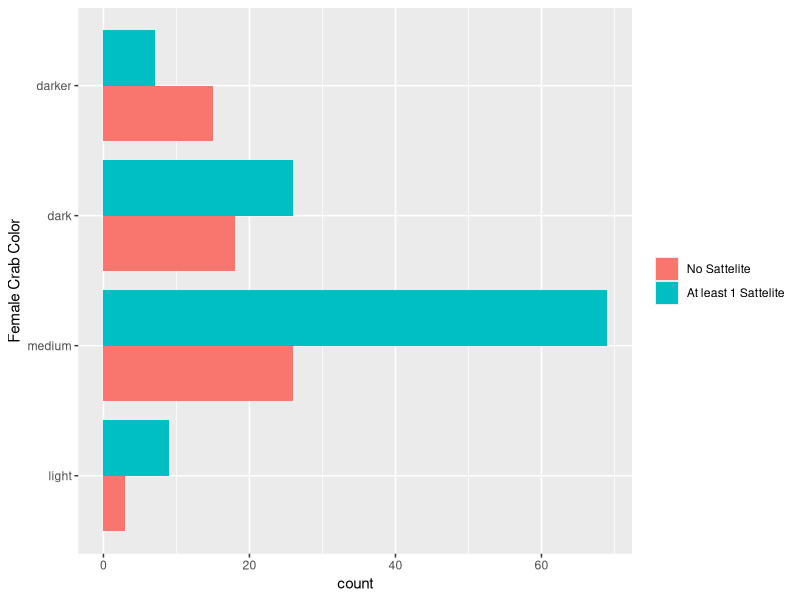
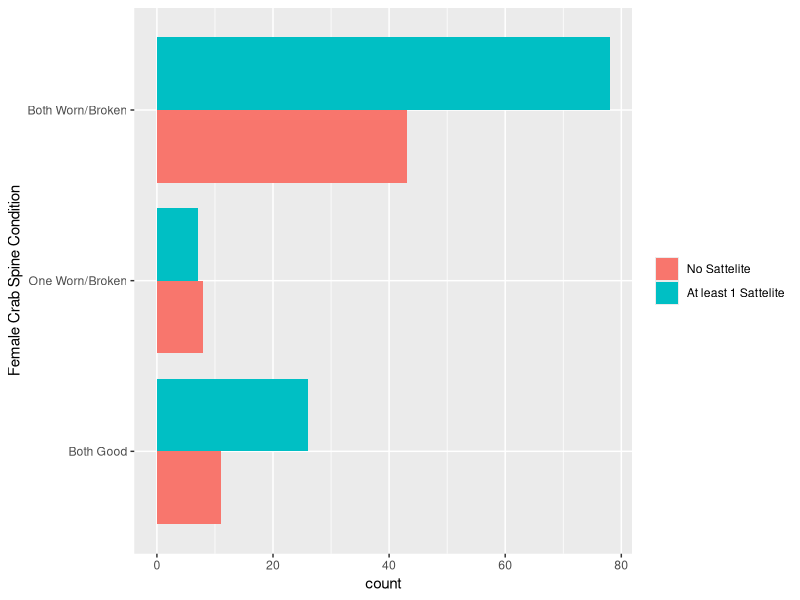
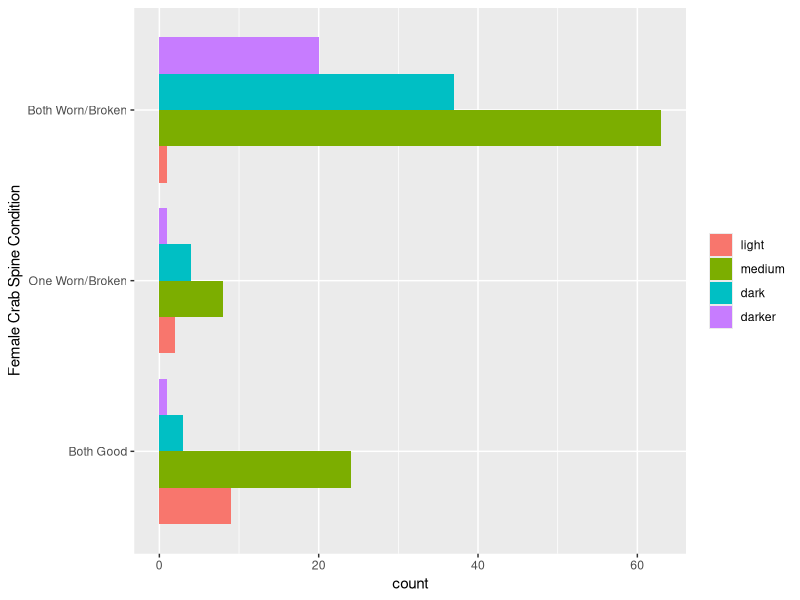
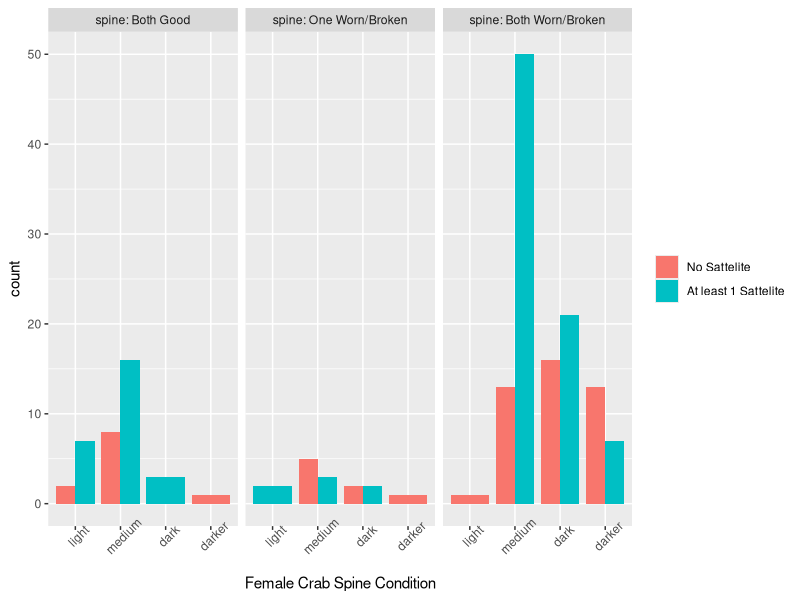
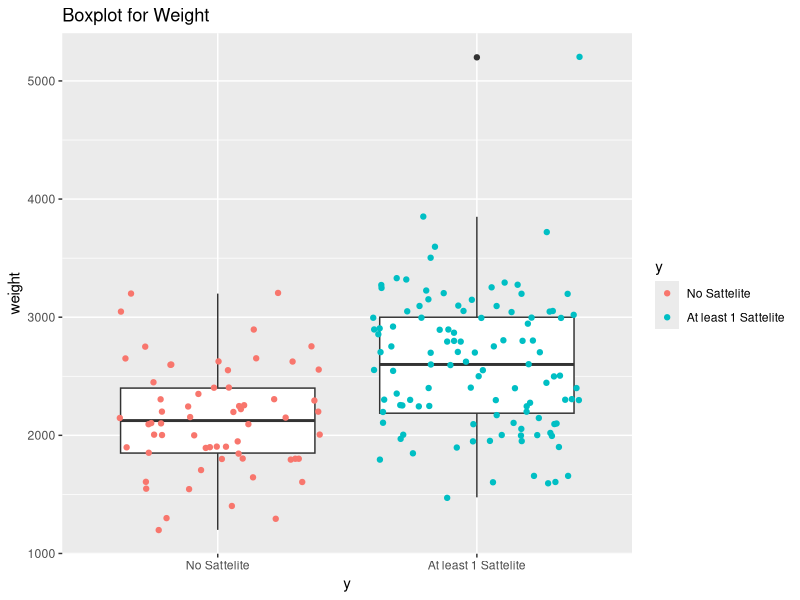
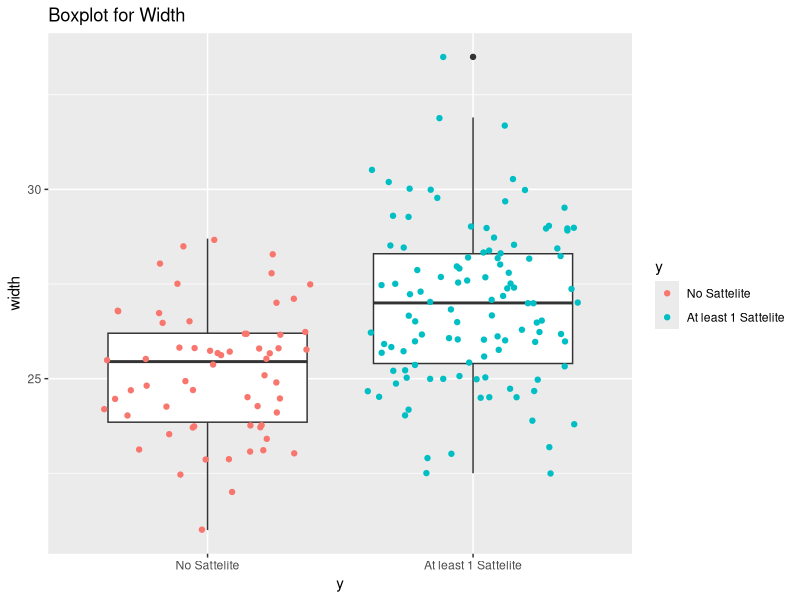
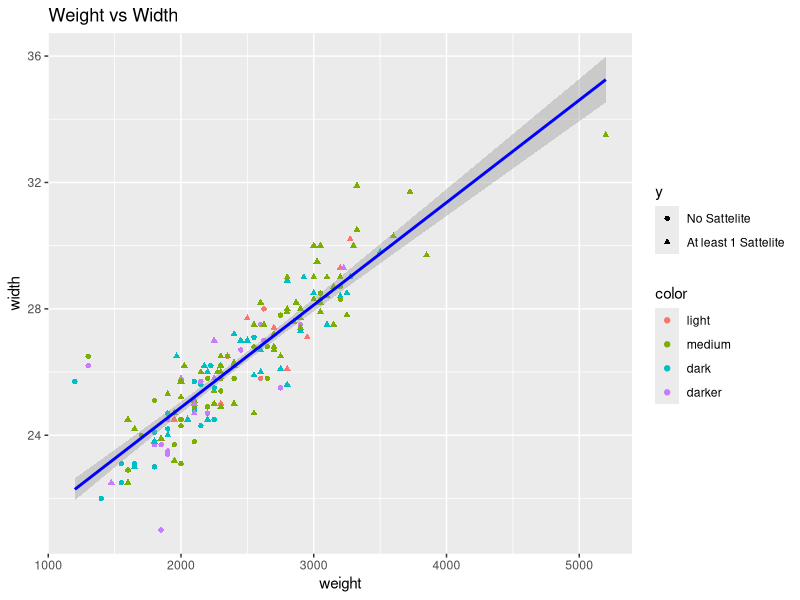

The R script that drew these images, in order:
## ---- chunk 1
knitr::opts_chunk$set(echo = TRUE)
## ---- chunk 2
# Reading in the data
library(readr)
library(dplyr)
data <- read_table("crabs.txt", col_names = TRUE) %>% 
  select(c(color, spine, width, satell, weight, y))

data
## ---- chunk 3
# convert columns to factors
factor_cols <- c("color", "spine", "y")
data[factor_cols] <- lapply(data[factor_cols], factor)

levels(data$color) <- c("2" = "light",
                        "3" = "medium",
                        "4" = "dark",
                        "5" = "darker")

levels(data$spine) <- c("1" = "Both Good",
                        "2" = "One Worn/Broken",
                        "3" = "Both Worn/Broken")

levels(data$y) <- recode(data$y,
                         "0" = "At least 1 Sattelite",
                         "1" = "No Sattelite")

data
## ---- chunk 4
# two-way contintency table
table(data$y, data$spine)
## ---- chunk 5
tb <- table(data$color, data$spine, data$y)
tb
## ---- chunk 6
tb[4, ,]
## ---- chunk 7
library(ggplot2)
ggplot(data = data, aes(x = color, fill = y)) +
  geom_bar(position = position_dodge(), width = 0.85) + 
  labs(x = "Female Crab Color") +
  theme(legend.title = element_blank()) +
  coord_flip()
## ---- chunk 8
ggplot(data = data, aes(x = spine, fill = y)) +
  geom_bar(position = position_dodge(), width = 0.85) + 
  labs(x = "Female Crab Spine Condition") +
  theme(legend.title = element_blank()) +
  coord_flip()
## ---- chunk 9
ggplot(data = data, aes(x = spine, fill = color)) +
  geom_bar(position = position_dodge(), width = 0.85) + 
  labs(x = "Female Crab Spine Condition") +
  theme(legend.title = element_blank()) +
  coord_flip()
## ---- chunk 10
ggplot(data = data, aes(x = color, fill = y)) +
  geom_bar(position = position_dodge(), width = 0.85) + 
  facet_wrap(vars(spine), labeller = label_both) +
  labs(x = "Female Crab Spine Condition") +
  theme(legend.title = element_blank(), 
        axis.text.x = element_text(angle = 45))
## ---- chunk 11
data %>% 
  group_by(color, y) %>% 
  summarise(Avg = mean(weight), Sd = sd(weight), Median = median(weight), IQR = IQR(weight))
## ---- chunk 12
ggplot(data = data, aes(x = y, y = weight)) + 
  geom_boxplot() +
  geom_jitter(aes(colour = y)) + 
  labs(title = "Boxplot for Weight")
## ---- chunk 13
ggplot(data = data, aes(x = y, y = width)) + 
  geom_boxplot() +
  geom_jitter(aes(colour = y)) +
  labs(title = "Boxplot for Width")
## ---- chunk 14
cor(data$weight, data$width)
## ---- chunk 15
ggplot(data = data, aes(x = weight, y = width, colour = color)) + 
  geom_point(aes(shape = y)) +
  geom_smooth(method = lm, col = "Blue") +
  labs(title = "Weight vs Width")
